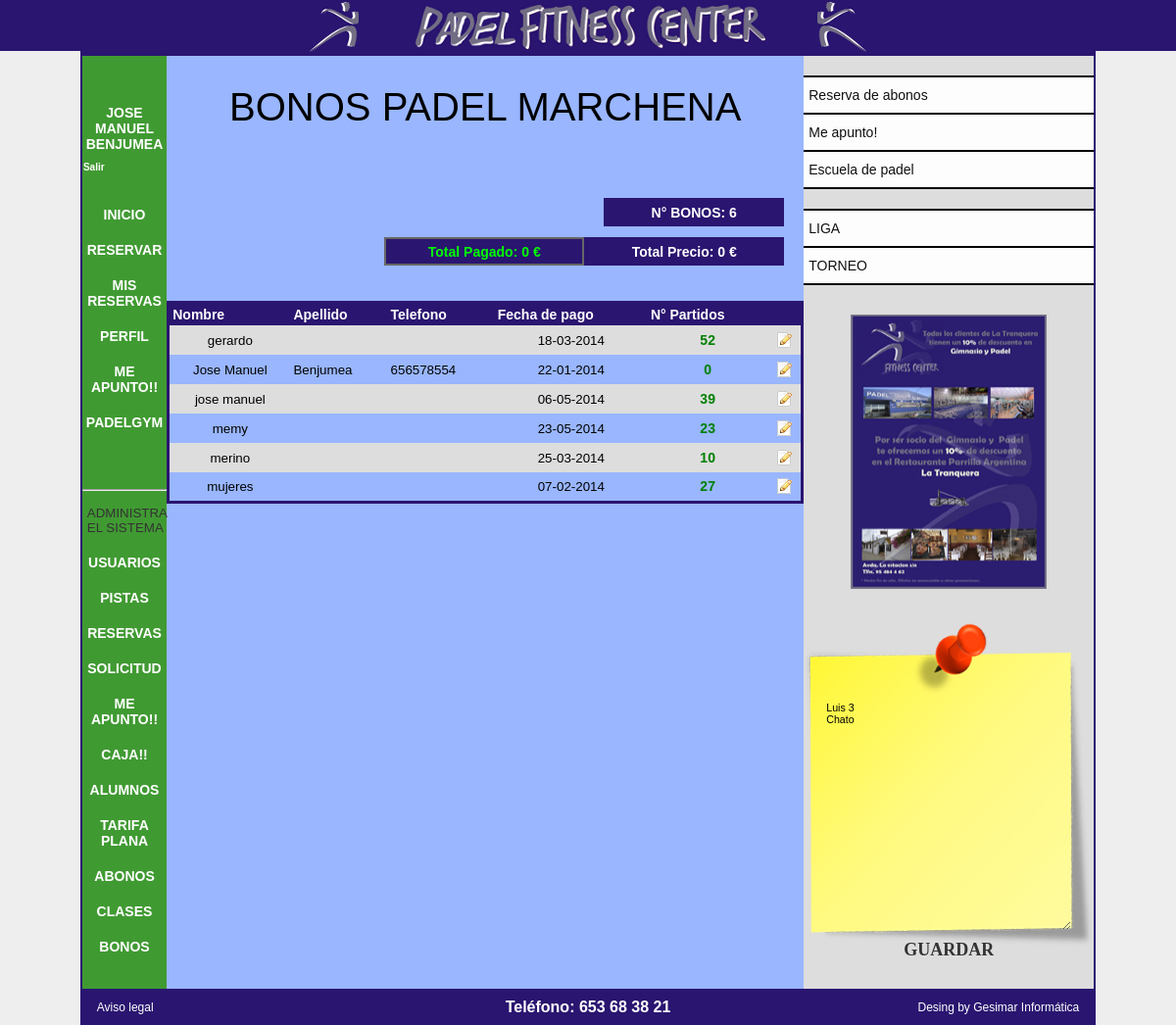
The app's page /usuarios/clases/lista_bono.php (signed in) with its own data.
### tables this page shows
CREATE TABLE IF NOT EXISTS `usuarios` (
  `id_usuario` int(11) NOT NULL,
  `mail` varchar(32) DEFAULT NULL,
  `nick` varchar(20) NOT NULL,
  `pass` varchar(50) DEFAULT NULL,
  `nombre` varchar(32) DEFAULT NULL,
  `apellido1` varchar(32) DEFAULT NULL,
  `apellido2` varchar(32) DEFAULT NULL,
  `dni` varchar(16) DEFAULT NULL,
  `telefono1` varchar(16) DEFAULT NULL,
  `telefono2` varchar(16) DEFAULT NULL,
  `calle` varchar(32) DEFAULT NULL,
  `numero` varchar(8) DEFAULT NULL,
  `bloque` varchar(8) DEFAULT NULL,
  `puerta` varchar(8) DEFAULT NULL,
  `fecha_nacimiento` date DEFAULT NULL,
  `dia_alta` date DEFAULT NULL,
  `hora_alta` time DEFAULT NULL,
  `privilegios` int(11) DEFAULT NULL
);

CREATE TABLE IF NOT EXISTS `clases` (
  `id_usuario` int(11) NOT NULL,
  `nombre` varchar(100) NOT NULL,
  `apellido` varchar(100) NOT NULL,
  `telefono` varchar(100) NOT NULL,
  `precio` int(11) NOT NULL,
  `fecha` varchar(100) NOT NULL,
  `dia` varchar(10) NOT NULL,
  `mes` varchar(10) NOT NULL
);

CREATE TABLE IF NOT EXISTS `post_it` (
  `id` varchar(10) NOT NULL,
  `texto` varchar(1000) NOT NULL,
  `fecha` varchar(10) NOT NULL
);

### conexion.php (called while the page is built, shortened)
<?php
$tabla1='usuarios';
$tabla39='post_it';
$tabla41='clases';
$tabla42='clases_partidos';
?>

### usuarios/clases/lista_bono.php (the view, shortened to what this page needs)
<?php
include("../../conexion.php");
include("../../includes.php");
$TAMANO_PAGINA = 20;
$pagina = $_GET["pagina"];
if (!$pagina) {
    $inicio = 0;
}
else {
    $inicio = ($pagina - 1) * $TAMANO_PAGINA;
}
$sql="SELECT COUNT(*) FROM `$tabla41`";
$consulta=mysql_query($sql);
$rcount=mysql_result($consulta,0);
$suma=0;
$tabla12= mysql_query("select precio from `$tabla41` ");
	while ($registro12 = mysql_fetch_array($tabla12)) {
	$suma=$suma+$registro12['precio'];
	}
$suma2=0;
$tabla122= mysql_query("select precio from `$tabla41`");
	while ($registro122 = mysql_fetch_array($tabla122)) {
	$suma2=$suma2+$registro122['precio'];
}
encabezado();
	echo "<link href='../../estilos.css' rel='stylesheet' type='text/css' />";
cabecera();
col_izda1();
enlaces_izda();
administrar();
col_izda2();
cuerpo1();
?>
<div id="cabecera_alumnos"> BONOS PADEL MARCHENA</div>
<br />
 <br />
<br />
 <br />
<div id='numero_alumno'><a><?php echo "<b>N&deg; BONOS: </b>".$rcount." "?></a></div>
<br />
<br />
<div id='total_precio'><a><?php echo "<b>Total Precio: </b>".$suma." &euro;"?></a></div>
<?php
if ($suma>$suma2){ ?>
	<div id='total_precio_neg'><a><?php echo "<b>Total Pagado : </b>".$suma2." &euro;"?></a></div>
<? }else{ ?>
<div id='total_precio_pos'><a><?php echo "<b>Total Pagado: </b>".$suma2." &euro;"?></a></div>
<? }?>
<?
$ssql = "select * from `$tabla41` ORDER BY nombre limit " . $inicio . "," . $TAMANO_PAGINA ;
$resultado = mysql_query($ssql);
echo "<br><br><br>";
echo "<table border='0' id='tabla_gestion' width='650'>";
echo "<tr id='cabecera_tabla'> <td> <div id='texto_titulo'> Nombre </div></td>
  <td><div id='texto_titulo'> Apellido </div></td>
  <td><div id='texto_titulo'> Telefono </div></td>
  <td><div id='texto_titulo'> Fecha de pago </div></td>
  <td><div id='texto_titulo'> N&deg; Partidos </div></td>
  <td></td>";
$i=1;
while ($row=mysql_fetch_object($resultado)){
$id_usuario=$row->id_usuario;
$nombre=$row->nombre;
$apellido=$row->apellido;
$telefono=$row->telefono;
$fecha=$row->fecha;
$i++;
	$ssql_partidos = "SELECT SUM(b1+b2+b3+b4+b5+b6+b7+b8+b9+b10) as total FROM `$tabla42` WHERE id_usuario=$id_usuario" ;
	$resultado_partidos = mysql_query($ssql_partidos);
	while ($row_partidos=mysql_fetch_array($resultado_partidos, MYSQL_ASSOC)){
	$partidos=$row_partidos["total"];
if($i%2==0){
	$estilo="fila_par";
}else{
	$estilo="fila_inpar";
	}
		echo "<tr id='".$estilo."'>";
			echo "<td align='center'>".$nombre."</td>";
			echo "<td align='left'>".$apellido."</td>";
			echo "<td align='left'>".$telefono."</td>";
			echo "<td align='center'>".$fecha."</td>";
			echo "<td align='center'>";
			if ($partidos=='5'){
				echo "<a style='color:red; cursor:point'><b>".$partidos."</b></a> ";
				}else{
				echo "<a style='color:green; cursor:point'><b>".$partidos."</b></a>";
				}
			echo "</td>";
			echo "<td><a href='bono.php?accion=modificar&id=$id_usuario'><img src='../../imagenes/edit.gif' alt='editar' border='0'></a>";
	 echo "</tr>";
	}
}
	echo "</table>";
?>
<br><br><br><br>
<table border="0" width="600">
<tr>
	<td width="200" align="left">
<?php
echo "</td>";
echo "<td align='center'>";
?>
</td>
<td width="200" align="right">
</td>
</table>
<br />
<br />
<?php
cuerpo2();
col_derecha1();
eventos1();
col_derecha2();
pie();
?>

### includes.php (shortened to what this page needs)
<?php function encabezado(){ ?>
<html>
<head>
	<link href="estilos.css" rel="stylesheet" type="text/css" />
<?php
$directorio_actual=$_SERVER['PHP_SELF'];
$palabras=explode("/",$directorio_actual);
$palabras_contadas=count($palabras);
if ($palabras_contadas==4){
	$directorio_padre='../../';
}elseif($palabras_contadas==3){
	$directorio_padre='';
}
    		    ?>
<?php
	$f = explode("/", $_SERVER['PHP_SELF']);
	$directorio_actual=$f[count($f)-3];
	if($directorio_actual=='usuarios' OR $directorio_actual=='gestion'){
?>
	<link rel="stylesheet" href="<?php echo $directorio_padre; ?>css/lightbox.css" type="text/css" media="screen" />
<?php
	}
} ?>
<?php function cabecera(){ ?>
</head>
<body>
<table border='0' width='100%' height='100%' id='pagina'>
	<tr>
		<td id='franja_izda'>&nbsp;</td>
		<td width='85%' id='contenido' align='center' valign='top'>
<table border="0" width='100%' height='100%'>
<tr>
	<td colspan='3' height='50' id='cabecera' align='center'>
		<table border='0' height='100%'>
			<tr>
			<?php
			$f = explode("/", $_SERVER['PHP_SELF']);
			$directorio=$f[count($f)-2];
				if($directorio=="padelmarchena"){
					echo "<td><a href='index.php'><img src='logo.png'></a></td>";
				}else{
					echo "<td><a href='../../../index.php'><img src='../logo.png'></a></td>";
				}
			?>
			</tr>
		</table>
	</td>
</tr>
<?php } ?>
<?php function col_izda1(){ ?>
<tr>
	<td width='200' id='col_izquierda' valign='top'>
<?php } ?>
<?php function enlaces_izda(){
	if($_SESSION['autenticado']=='si'){
	$f = explode("/", $_SERVER['PHP_SELF']);
	$enlace_seleccionado=$f[count($f)-1];
	$directorio=$f[count($f)-2];
	$directorio_padre=$f[1];
?>
<?php
$directorio_actual=$_SERVER['PHP_SELF'];
$palabras=explode("/",$directorio_actual);
$palabras_contadas=count($palabras);
if ($palabras_contadas==4){
	$directorio_padre='../../';
}elseif($palabras_contadas==3){
	$directorio_padre='';
}
    		    ?>
		<table border='0' id='enlaces' width='100%'>
			<tr>
				<td>
				<?php
				include("conexion.php");
				$ssql_usuario = "SELECT nombre, apellido1 FROM `$tabla1` WHERE id_usuario=$_SESSION[id]";
				$resultado_usuario = mysqli_query($conexion, $ssql_usuario);
				$row_usuario = mysqli_fetch_object($resultado_usuario);
				echo "<div id='nombre_usuario'>".$row_usuario->nombre." ".$row_usuario->apellido1;
				echo "<br><div id='enlace_salir'><a href='../../salir.php'>Salir</a></div>";
				echo "</div>";
				?>
				</td>
			</tr>
			<tr>
				<td <?php if($directorio=="padelmarchena" AND $enlace_seleccionado!="index.php"){echo "id='seleccionado'";} ?>><a href='<?php echo $directorio_padre; ?>index.php'>INICIO</a></td>
			</tr>
			<tr>
				<td <?php if($enlace_seleccionado=="reservas.php"){echo "id='seleccionado'";} ?>><a href='<?php echo $directorio_padre; ?>usuarios/reservas/reservas.php'>RESERVAR</a></td>
			</tr>
			<tr>
				<td <?php if($enlace_seleccionado=="mis_reservas.php"){echo "id='seleccionado'";} ?>><a href='<?php echo $directorio_padre; ?>usuarios/reservas/mis_reservas.php'>MIS RESERVAS</a>
				</td>
			</tr>
			<tr>
				<td <?php if($enlace_seleccionado=="perfil.php"){echo "id='seleccionado'";} ?>><a href='<?php echo $directorio_padre; ?>usuarios/datos/perfil.php'>PERFIL</a></td>
			</tr>
			<tr>
				<td <?php if($directorio=="meapunto"){echo "id='seleccionado_nuevo'";}else{echo "id='enlace_nuevo'";} ?>><a href='<?php echo $directorio_padre; ?>usuarios/meapunto/gestion_meapunto.php'>ME APUNTO!!</a></td>
			</tr>
            <tr>
				<td <?php if($enlace_seleccionado=="mis_reservas.php"){echo "id='seleccionado'";} ?>><a href='<?php echo $directorio_padre; ?>usuarios/padelgym/lista_padelgym.php'><b>PADELGYM</b></a>
				</td>
			</tr>
		</table>
<?php
	}
} ?>
<?php function administrar(){
	if($_SESSION['autenticado']=='si' AND $_SESSION['privilegios']=='1'){
	$f = explode("/", $_SERVER['PHP_SELF']);
	$enlace_seleccionado=$f[count($f)-1];
	$directorio=$f[count($f)-2];
?>
<?php
$directorio_actual=$_SERVER['PHP_SELF'];
$palabras=explode("/",$directorio_actual);
$palabras_contadas=count($palabras);
if ($palabras_contadas==4){
	$directorio_padre='../../';
}elseif($palabras_contadas==3){
	$directorio_padre='../';
}
    		    ?>
		<table border='0' id='enlaces' width='100%'>
			<tr>
				<td><hr></td>
			</tr>
			<tr>
				<td class='titulo'>ADMINISTRA EL SISTEMA</td>
			</tr>
			<tr>
				<td <?php if($directorio=="gest_usuarios" AND $enlace_seleccionado!='solicitud.php'){echo "id='seleccionado'";} ?>><a href='<?php echo $directorio_padre; ?>gestion/gest_usuarios/usuarios.php'>USUARIOS</a></td>
			</tr>
			<tr>
				<td <?php if($directorio=="gest_pistas"){echo "id='seleccionado'";} ?>><a href='<?php echo $directorio_padre; ?>gestion/gest_pistas/pistas.php'>PISTAS</a></td>
			</tr>
			<tr>
				<td <?php if($directorio=="gest_reservas"){echo "id='seleccionado'";} ?>><a href='<?php echo $directorio_padre; ?>gestion/gest_reservas/gestion_reservas.php'>RESERVAS</a></td>
			</tr>
			<tr>
				<td <?php if($enlace_seleccionado=='solicitud.php'){echo "id='seleccionado'";} ?>><a href='<?php echo $directorio_padre; ?>gestion/gest_usuarios/solicitud.php'>SOLICITUD</a></td>
			</tr>
			<tr>
				<td <?php if($directorio=="gest_meapunto"){echo "id='seleccionado'";} ?>><a href='<?php echo $directorio_padre; ?>gestion/gest_meapunto/alta_meapunto.php'>ME APUNTO!!</a></td>
			</tr>
            <tr>
				<td <?php if($enlace_seleccionado=="caja.php"){echo "id='seleccionado'";} ?>><a href='<?php echo $directorio_padre1; ?>../../usuarios/caja/caja.php'>CAJA!!</a></td>
			</tr>
              <tr>
				<td <?php if($enlace_seleccionado=="lista_alumnos.php"){echo "id='seleccionado'";} ?>><a href='<?php echo $directorio_padre1; ?>../../usuarios/alumnos/lista_alumnos.php'>ALUMNOS</a></td>
			</tr>
            <tr>
				<td <?php if($enlace_seleccionado=="tarifa_plana.php"){echo "id='seleccionado'";} ?>><a href='<?php echo $directorio_padre1; ?>../../usuarios/tarifa/tarifa_plana.php'>TARIFA PLANA</a></td>
			</tr>
             <tr>
				<td <?php if($enlace_seleccionado=="abono.php"){echo "id='seleccionado'";} ?>><a href='<?php echo $directorio_padre1; ?>../../usuarios/abono/abono.php'>ABONOS</a></td>
			</tr>
               <tr>
				<td <?php if($enlace_seleccionado=="abono.php"){echo "id='seleccionado'";} ?>><a href='<?php echo $directorio_padre1; ?>../../usuarios/clases/lista_bono.php'>CLASES</a></td>
			</tr>
            <tr>
				<td <?php if($enlace_seleccionado=="abono.php"){echo "id='seleccionado'";} ?>><a href='<?php echo $directorio_padre1; ?>../../usuarios/bono/lista_bono.php'>BONOS</a></td>
			</tr>
		</table>
<?php
	}
} ?>
<?php function col_izda2(){ ?>
	</td>
<?php } ?>
<?php function cuerpo1(){ ?>
	<td valign='top' align='center' id='muro' width='700'>
	<table border='0' width='100%'>
		<tr>
			<td align='center'>
<?php } ?>
<?php function cuerpo2(){ ?>
			</td>
		</tr>
</table>
	</td>
<?php } ?>
<?php function col_derecha1(){ ?>
	<td width='200' id='col_derecha' valign='top' align='center'>
<?php } ?>
<?php function eventos1(){
?>
<?php
$directorio_actual=$_SERVER['PHP_SELF'];
$palabras=explode("/",$directorio_actual);
$palabras_contadas=count($palabras);
if ($palabras_contadas==4){
	$directorio_padre='../../';
}elseif($palabras_contadas==3){
	$directorio_padre='../';
}
    		    ?>
<table border='2' id='enlaces_derecha'>
	<tr>
		<td><a href='<?php echo $directorio_padre; ?>extras/abonos.php'>Reserva de abonos</a></td>
	</tr>
	<tr>
		<td><a href='<?php echo $directorio_padre; ?>extras/meapunto.php'>Me apunto!</a></td>
	</tr>
	<tr>
		<td><a href='<?php echo $directorio_padre; ?>extras/escuela_padel.pdf' target='_blank'>Escuela de padel</a></td>
	</tr>
</table>
<table id="enlaces_derecha2">
    <tr>
		<td><a href='<?php echo $directorio_padre; ?>extras/reto_liga.php'>LIGA</a></td>
	</tr>
	<tr>
		<td><a href='<?php echo $directorio_padre; ?>torneo'>TORNEO</a></td>
	</tr>
</table>
<br></br>
<a href="<?php echo $directorio_padre; ?>images/image-1.jpg" rel="lightbox"><img src="<?php echo $directorio_padre; ?>images/thumb-1.jpg" width="200" height="280" alt="" id='cartel' /></a>
<br>
<br>
 <?
				if($_SESSION['autenticado']=='si' AND $_SESSION['privilegios']=='1' OR $_SESSION['privilegios']=='522959'){
				include("conexion.php");
                $sql_post_it = mysqli_query($conexion, "SELECT texto FROM `$tabla39` ");
				$row_post_it = mysqli_fetch_object($sql_post_it);
				?>
                <div id="post_it">
                	<form action="../../../../../../post-it.php" method="post">
                    	<textarea name="textarea" id="contenido" ><? echo $row_post_it->texto; ?></textarea>
                        <input type="submit" name="Guardar" value="GUARDAR" />
                     </form>
		        </div>
                <br>
				<br>
				<br>
                <? } ?>
<?php
	}
?>
<?php function col_derecha2(){ ?>
	</td>
</tr>
<?php } ?>
<?php function pie(){ ?>
<tr>
	<td colspan='3' height='30'>
		<div id='pie'>
			<table border='0' width='100%' id='pie_pagina'>
				<tr>
					<td ><a href='nota.php'>Aviso legal</a></td>
					<td class='telefono' align='center'>Tel&eacute;fono: 653 68 38 21</td>
					<td align='right'><a href='http://www.gesimar.es'>Desing by Gesimar Inform&aacute;tica</a></td>
				</tr>
			</table>
		</div>
	</td>
</tr>
</table>
		</td>
		<td id='franja_derecha'>&nbsp;</td>
	</tr>
</table>
</body>
</html>
<?php } ?>

### records on screen
usuarios: nombre "JOSE MANUEL", apellido1 "BENJUMEA"
clases: nombre "gerardo", fecha "18-03-2014", partidos "52"
clases: nombre "Jose Manuel", apellido "Benjumea", telefono "656578554", fecha "22-01-2014", partidos "0"
clases: nombre "jose manuel", fecha "06-05-2014", partidos "39"
clases: nombre "memy", fecha "23-05-2014", partidos "23"
clases: nombre "merino", fecha "25-03-2014", partidos "10"
clases: nombre "mujeres", fecha "07-02-2014", partidos "27"
post_it: textarea "Luis 3 Chato"

### other values on screen
$rcount "6"
$suma "0"
$suma2 "0"
